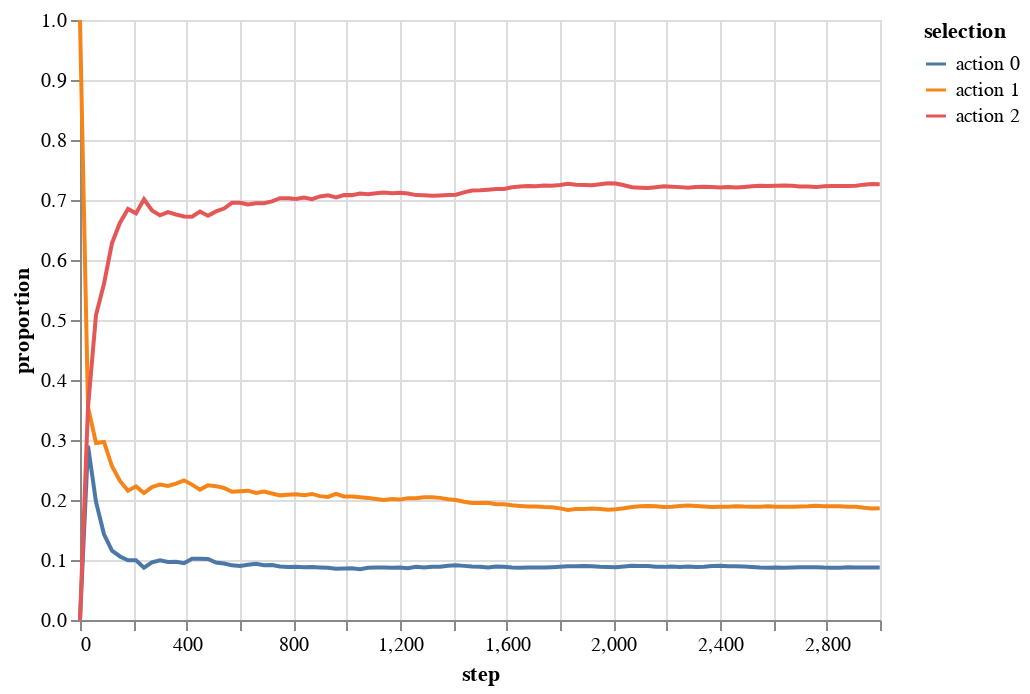

Notebook code cell kept with this figure:
### Code cell
env.altair_action_history(name='softmax')

### Figure 1 — Vega-Lite specification as saved in the notebook (floating-point values rounded to 4 significant figures; data arrays with more than 128 entries replaced by an {"elided": "..."} marker saying what was removed)
{"config": {"view": {"continuousWidth": 400, "continuousHeight": 300}}, "data": {"name": "data-8ef994285736d3a7031b9c8b9cdf0df7"}, "mark": "line", "encoding": {"color": {"type": "nominal", "field": "selection"}, "x": {"type": "quantitative", "field": "step"}, "y": {"type": "quantitative", "field": "proportion"}}, "$schema": "https://vega.github.io/schema/vega-lite/v4.8.1.json", "datasets": {"data-8ef994285736d3a7031b9c8b9cdf0df7": {"elided": "303 records"}}}
